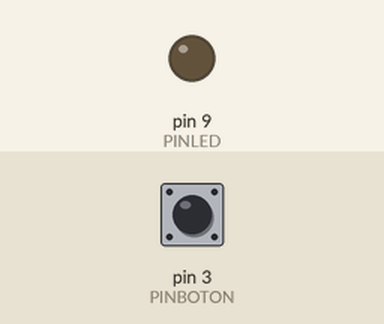
Recording of a sketch running on a simulated Arduino Uno, built with avr-gcc and run on an emulated ATmega328P. Shown: output pins drawn as LEDs (lit = HIGH). The inputs (shaded band) are chosen by the test bench; at power-on: pin 3 (PINBOTON) LOW.

Above: at 1.2 s.
1.3 s: pin 3 (PINBOTON) pulled HIGH for 0.15 s
At 1.6 s:
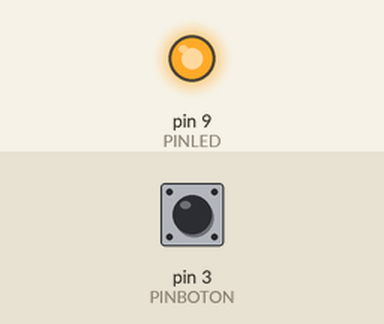
2.9 s: pin 3 (PINBOTON) pulled HIGH for 1 s
At 4.0 s:
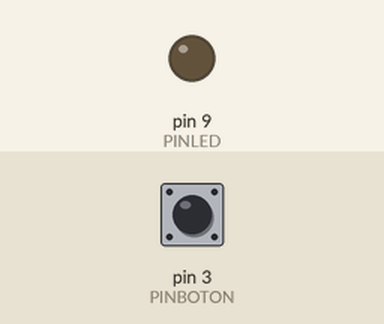
5.4 s: pin 3 (PINBOTON) pulled HIGH for 3.2 s
At 5.9 s:
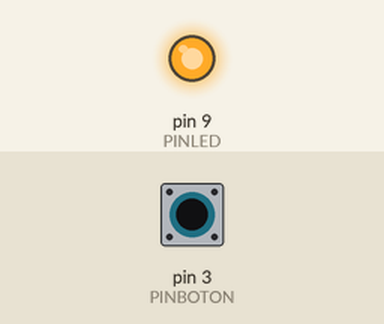
Timing chart, 0 to 8.4 s (numbered marks = the images above; inputs shaded):
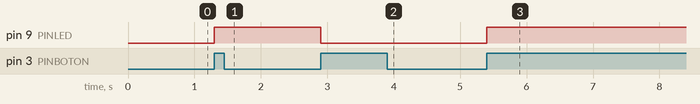

The sketch:

ejemplo.ino
```cpp
/* EJEMPLO DE USO DE INTERRUPCIONES EN ARDUINO
 * Desarrollado en Tinkercad (Adjunto se encuentra el enlace para ingresar a
 * la simulación.
 *
 * En este circuito, se usa el concepto de interrupción para que cada vez que
 * se presione el boton, el led se encienda, y si se presiona de nuevo, se apague.
 * Es un sistema muy simple que podría ser implementado con revisar en un ciclo si
 * se presionó el botón o no, y de acuerdo con eso modificar el estado del led, pero
 * aquí se decide usar una interrupción para ilustrar el concepto.
 *
 * Los pines que pueden hacer uso de interrupciones en el arduino uno son el pin 2
 * y el pin 3. Por esta razón se conecta el botón como input en el pin 3, para que
 * en el momento en que el usuario presione el botón, se haga uso de la función
 *¨attachInterrupt, la cual está configurada en modo RISING, para que active la
 * interrupción cuando sienta que la señal pasó de LOW a HIGH por parte del botón.
 * En este momento se detiene la ejecución del programa principal (el cual puede
 * ser configurado dependiendo de qué se quiera hacer con el programa en el loop),
 * y una vez suceda esto se activa la función ISR iluminarled, que cambia el estado
 * del led y lo prende.
 */

// Se define la macro del pin digital para el led, que controla su estado
#define PINLED 9
// Se define la macro del pin digital para el botón, que activa la interrupción
#define PINBOTON 3

/* Se define el estado del led como un byte volatil, ya que será modificado dentro
 * de la función ISR en la interrupción, y esto asegura que siempre obtengamos
 * el valor real de la variable y no una copia, y que el compilador no vaya a
 * remover la variable por no ser usada en el loop
 */
volatile byte estadoled=LOW;

void setup(){
  // Se configura el pin del led como output, para que reciba el cambio de estado
  //   luego de la interrupción
  pinMode(PINLED, OUTPUT);
  // Se configura el pin del botón como input, para que dependiendo del estado
  //   del botón, active la interrupción
  pinMode(PINBOTON, INPUT);

  // Se configura la interrupción con respecto al pin que la activa (el pin del
  //   boton), al ISR que funcionará en la interrupción (iluminarled), y al modo
  //   de activación (cuando la señal pase de LOW a HIGH)
  attachInterrupt(digitalPinToInterrupt(PINBOTON), iluminarled, RISING);

}

void loop(){
  // Si se requiere se puede crear una secuencia de instrucciones en el loop, que
  //   se ejecutarán y se verán interrumpidas o pausadas por la interrupción
  //   activada al presionar el botón
}

void iluminarled(){
  // Esta es la función que se activará cuando se presente la interrupción

  // Aqui se cambia el estado del led, al contrario de su estado anterior
  estadoled=!estadoled;
  // Se asigna el estado del led al pin correspondiente, para que se prenda o
  //   apague de acuerdo a lo indicado
  digitalWrite(PINLED, estadoled);
}
```

Measured:
- after the input at 1.3 s, pin 9 (PINLED): LOW → HIGH at once
- after the input at 2.9 s, pin 9 (PINLED): HIGH → LOW at once
- after the input at 5.4 s, pin 9 (PINLED): LOW → HIGH at once
